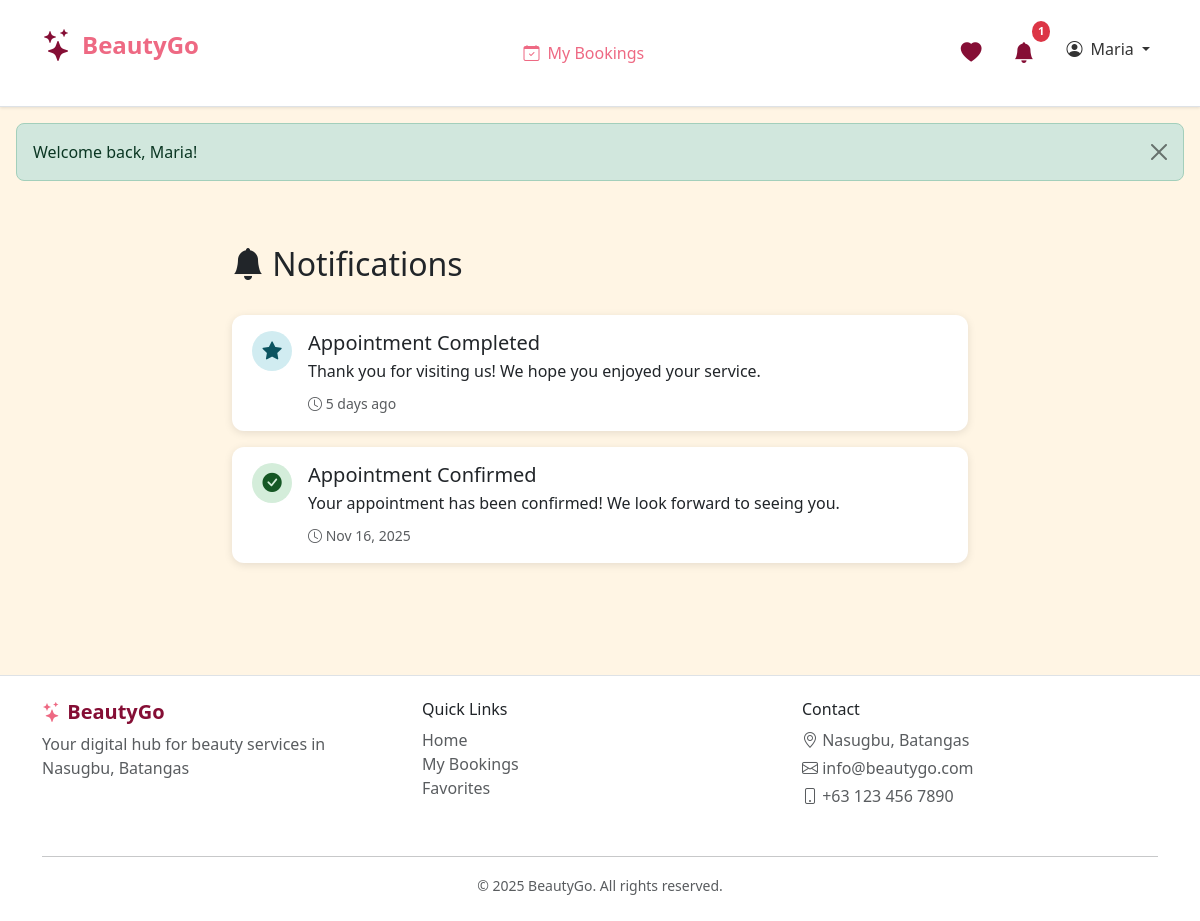
The page /notifications.php (signed in) on the database its author committed.
### tables this page shows
CREATE TABLE `customers` (
  `customer_id` int(11) NOT NULL,
  `fname` varchar(255) DEFAULT NULL,
  `mname` varchar(255) DEFAULT NULL,
  `surname` varchar(255) DEFAULT NULL,
  `cstmr_num` varchar(255) DEFAULT NULL,
  `cstmr_email` varchar(255) DEFAULT NULL,
  `cstmr_password` varchar(255) DEFAULT NULL,
  `cstmr_address` varchar(255) DEFAULT NULL,
  `registration_date` timestamp NOT NULL DEFAULT current_timestamp(),
  `profile_pic` longblob DEFAULT NULL
);

CREATE TABLE `notifications` (
  `notif_id` int(11) NOT NULL,
  `business_id` int(11) NOT NULL,
  `customer_id` int(11) NOT NULL,
  `notif_title` varchar(50) NOT NULL COMMENT 'new/successful/cancelled appointment or new reviews',
  `notif_text` text NOT NULL,
  `read_status` tinyint(1) DEFAULT 0 COMMENT '0 = unread, 1 = read',
  `notif_creation` timestamp NOT NULL DEFAULT current_timestamp()
);

### backend/function_utilities.php (called while the page is built, shortened)
<?php
function isLoggedIn(): bool {
    return isset($_SESSION['customer_id']) || isset($_SESSION['business_id']);
}
function isBusinessLoggedIn(): bool {
    return isset($_SESSION['business_id']);
}
function isCustomerLoggedIn(): bool {
    return isset($_SESSION['customer_id']);
}
function getCurrentCustomer() {
    if (!empty($_SESSION['customer_id'])) {
        return getCustomerById($_SESSION['customer_id']);
    }
    return null;
}
?>

### backend/function_customers.php (called while the page is built, shortened)
<?php
function getCustomerById($id) {
    $conn = getDbConnection();
    $stmt = $conn->prepare("SELECT * FROM customers WHERE customer_id = ?");
    $stmt->bind_param("i", $id);
    $stmt->execute();
    $result = $stmt->get_result();
    $data = $result->fetch_assoc();
    return $data;
}
?>

### backend/function_notifications.php (called while the page is built, shortened)
<?php
require_once __DIR__ . '/function_customers.php';
function getCustomerNotifications($customerId, $limit = null) {
    $conn = getDbConnection();
    $sql = "SELECT * FROM notifications
            WHERE customer_id = ?
            AND notif_title NOT LIKE '%New Booking%'
            AND notif_title NOT LIKE '%Cancelled by Customer%'
            ORDER BY notif_creation DESC";
    $stmt = $conn->prepare($sql);
    if ($limit) {
        $stmt->bind_param("ii", $customerId, $limit);
    } else {
        $stmt->bind_param("i", $customerId);
    }
    $stmt->execute();
    $result = $stmt->get_result();
    $data = $result->fetch_all(MYSQLI_ASSOC);
    return $data;
}
function countUnreadNotifications($customerId) {
    $conn = getDbConnection();
    $stmt = $conn->prepare("
        SELECT COUNT(*) as count
        FROM notifications
        WHERE customer_id = ?
        AND read_status = 0
        AND notif_title NOT LIKE '%New Booking%'
        AND notif_title NOT LIKE '%Cancelled by Customer%'
    ");
    $stmt->bind_param("i", $customerId);
    $stmt->execute();
    $result = $stmt->get_result();
    $row = $result->fetch_assoc();
    return $row['count'] ?? 0;
}
function timeAgo($datetime) {
    $timestamp = strtotime($datetime);
    $difference = time() - $timestamp;
    if ($difference < 60) {
        return 'Just now';
    } elseif ($difference < 3600) {
        $mins = floor($difference / 60);
        return $mins . ' minute' . ($mins > 1 ? 's' : '') . ' ago';
    } elseif ($difference < 86400) {
        $hours = floor($difference / 3600);
        return $hours . ' hour' . ($hours > 1 ? 's' : '') . ' ago';
    } elseif ($difference < 604800) {
        $days = floor($difference / 86400);
        return $days . ' day' . ($days > 1 ? 's' : '') . ' ago';
    } else {
        return date('M j, Y', $timestamp);
    }
}
?>

### notifications.php (the view, shortened to what this page needs)
<?php
require_once 'backend/function_utilities.php';
require_once 'backend/function_customers.php';
require_once 'backend/function_notifications.php';
$user = getCurrentCustomer();
$customerId = $user['customer_id'];
$notifications = getCustomerNotifications($customerId);
include 'includes/header.php';
?>
<main class="container my-5">
    <div class="row">
        <div class="col-lg-8 mx-auto">
            <div class="d-flex justify-content-between align-items-center mb-4">
                <h2><i class="bi bi-bell-fill"></i> Notifications</h2>
            </div>
            <?php if (empty($notifications)): ?>
                <div class="card text-center py-5">
                    <div class="card-body">
                        <i class="bi bi-inbox" style="font-size: 4rem; color: #ccc;"></i>
                        <h4 class="mt-3 text-muted">No notifications yet</h4>
                        <p class="text-muted">You'll see updates about your appointments here</p>
                    </div>
                </div>
            <?php else: ?>
                <?php foreach ($notifications as $notif): ?>
                    <div class="card notification-card mb-3">
                        <div class="card-body">
                            <div class="d-flex align-items-start">
                                <div class="notification-icon <?php echo strpos($notif['notif_title'], 'Confirmed') !== false ? 'confirmed' : (strpos($notif['notif_title'], 'Cancelled') !== false ? 'cancelled' : 'completed'); ?> flex-shrink-0 me-3">
                                    <i class="bi <?php
                                        if (strpos($notif['notif_title'], 'Confirmed') !== false) {
                                            echo 'bi-check-circle-fill';
                                        } elseif (strpos($notif['notif_title'], 'Cancelled') !== false) {
                                            echo 'bi-x-circle-fill';
                                        } else {
                                            echo 'bi-star-fill';
                                        }
                                    ?>"></i>
                                </div>
                                <div class="flex-grow-1">
                                    <h5 class="mb-1">
                                        <?php echo htmlspecialchars($notif['notif_title']); ?>
                                    </h5>
                                    <p class="mb-2"><?php echo htmlspecialchars($notif['notif_text']); ?></p>
                                    <small class="text-muted">
                                        <i class="bi bi-clock"></i> <?php echo timeAgo($notif['notif_creation']); ?>
                                    </small>
                                </div>
                            </div>
                        </div>
                    </div>
                <?php endforeach; ?>
            <?php endif; ?>
        </div>
    </div>
</main>
<?php include 'includes/footer.php'; ?>

### includes/header.php (shortened to what this page needs)
<!DOCTYPE html>
<html lang="en">
<head>
    <link href="https://cdn.jsdelivr.net/npm/bootstrap@5.3.0/dist/css/bootstrap.min.css" rel="stylesheet">
    <link rel="stylesheet" href="https://cdn.jsdelivr.net/npm/bootstrap-icons@1.10.0/font/bootstrap-icons.css">
    <link rel="stylesheet" href="css/styles.css?v=<?php echo time(); ?>">
</head>
<body>
    <nav class="navbar navbar-expand-lg navbar-light bg-white border-bottom sticky-top">
        <div class="container">
            <a class="navbar-brand brand-logo-new" href="index.php">
                <i class="bi bi-stars"></i> <span>BeautyGo</span>
            </a>
            <div class="collapse navbar-collapse" id="navbarNav">
                <ul class="navbar-nav mx-auto">
                    <?php if (isCustomerLoggedIn()): ?>
                        <li class="nav-item">
                            <a class="nav-link nav-link-new" href="my-bookings.php">
                                <i class="bi bi-calendar-check"></i> My Bookings
                            </a>
                        </li>
                    <?php endif; ?>
                </ul>
                <ul class="navbar-nav">
                    <?php if (isLoggedIn()): ?>
                        <?php
                        if (isBusinessLoggedIn()) {
                            $currentUser = getCurrentBusiness();
                            $displayName = $currentUser['business_name'] ?? 'Business';
                        } else {
                            $currentUser = getCurrentCustomer();
                            $displayName = $currentUser['fname'] ?? 'User';
                        }
                        ?>
                        <?php if (isCustomerLoggedIn()): ?>
                            <li class="nav-item me-3">
                                <a class="nav-link position-relative" href="favorites.php" title="My Favorites">
                                    <i class="bi bi-heart-fill favorites-heart"></i>
                                </a>
                            </li>
                        <?php endif; ?>
                        <?php if (isCustomerLoggedIn()): ?>
                            <?php
                            $notifications = function_exists('getCustomerNotifications') ? getCustomerNotifications($currentUser['customer_id']) : [];
                            $unreadCount = function_exists('countUnreadNotifications') ? countUnreadNotifications($currentUser['customer_id']) : 0;
                            ?>
                            <li class="nav-item dropdown me-3">
                                <a class="nav-link position-relative" href="#" id="notificationDropdown" role="button" data-bs-toggle="dropdown" aria-expanded="false">
                                    <i class="bi bi-bell-fill notification-bell"></i>
                                    <?php if ($unreadCount > 0): ?>
                                        <span class="notification-badge"><?php echo $unreadCount; ?></span>
                                    <?php endif; ?>
                                </a>
                            </li>
                        <?php endif; ?>
                        <?php if (isBusinessLoggedIn()): ?>
                            <li class="nav-item dropdown">
                                <a class="nav-link dropdown-toggle" href="#" id="businessDropdown" role="button" data-bs-toggle="dropdown" aria-expanded="false">
                                    <i class="bi bi-buildings"></i> <?php echo htmlspecialchars($displayName); ?>
                                </a>
                                <ul class="dropdown-menu dropdown-menu-end" aria-labelledby="businessDropdown">
                                    <li><a class="dropdown-item" href="business-dashboard.php"><i class="bi bi-speedometer2"></i> Dashboard</a></li>
                                    <li><a class="dropdown-item" href="business-profile.php"><i class="bi bi-person-circle"></i> Profile</a></li>
                                    <li><hr class="dropdown-divider"></li>
                                    <li>
                                        <form action="backend/auth.php" method="POST" class="d-inline">
                                            <input type="hidden" name="action" value="logout">
                                            <button type="submit" class="dropdown-item text-danger"><i class="bi bi-box-arrow-right"></i> Logout</button>
                                        </form>
                                    </li>
                                </ul>
                            </li>
                        <?php else: ?>
                            <li class="nav-item dropdown">
                                <a class="nav-link dropdown-toggle" href="#" id="userDropdown" role="button" data-bs-toggle="dropdown" aria-expanded="false">
                                    <i class="bi bi-person-circle"></i> <?php echo htmlspecialchars($displayName); ?>
                                </a>
                            </li>
                        <?php endif; ?>
                    <?php endif; ?>
                </ul>
            </div>
        </div>
    </nav>
    <?php if (isset($_SESSION['success'])): ?>
        <div class="alert alert-success alert-dismissible fade show m-3" role="alert">
            <?php echo $_SESSION['success']; unset($_SESSION['success']); ?>
            <button type="button" class="btn-close" data-bs-dismiss="alert"></button>
        </div>
    <?php endif; ?>

### css/styles.css (style rules this page uses)
:root { --color-burgundy: #850E35; --color-rose: #EE6983; --color-pink: #FFC4C4; --color-cream: #FFF5E4; }
body { background-color: var(--color-cream); min-height: 100vh; display: flex; flex-direction: column; }
main { flex: 1; }
.brand-logo-new { display: flex; align-items: center; gap: 0.5rem; font-size: 1.25rem; font-weight: 600; color: var(--color-rose); text-decoration: none; }
.brand-logo-new i { font-size: 1.5rem; }
.navbar { box-shadow: 0 1px 3px rgba(0, 0, 0, 0.1); padding: 1rem 0; }
.nav-link { color: #333; transition: color 0.3s; }
.nav-link-new { color: var(--color-rose); font-weight: 500; padding: 0.5rem 1rem; transition: color 0.3s; }
.nav-link-new i { margin-right: 0.25rem; }
.nav-link.dropdown-toggle { max-width: 200px; overflow: hidden; text-overflow: ellipsis; white-space: nowrap; }
.nav-link.dropdown-toggle i { flex-shrink: 0; margin-right: 0.25rem; }
.card { border: none; border-radius: 12px; box-shadow: 0 2px 8px rgba(0, 0, 0, 0.1); transition: transform 0.3s, box-shadow 0.3s; margin-bottom: 1.5rem; }
.brand-logo-new { display: inline-flex; align-items: center; gap: 0.5rem; font-size: 1.5rem; font-weight: 700; color: var(--color-rose); text-decoration: none; margin-bottom: 1rem; }
.brand-logo-new i { font-size: 2rem; color: var(--color-burgundy); }
.alert { border-radius: 8px; }

### includes/header.php (style rules this page uses)
.notification-bell { position: relative; font-size: 1.3rem; color: var(--color-burgundy); transition: all 0.3s ease; cursor: pointer; }
.favorites-heart { position: relative; font-size: 1.3rem; color: var(--color-burgundy); transition: all 0.3s ease; cursor: pointer; }
.notification-badge, .favorites-badge { position: absolute; top: -8px; right: -8px; background-color: #dc3545; color: white; border-radius: 50%; padding: 2px 6px; font-size: 0.7rem; font-weight: bold; min-width: 18px; text-align: center; animation: pulse 2s infinite; }
.notification-icon { width: 40px; height: 40px; border-radius: 50%; display: flex; align-items: center; justify-content: center; font-size: 1.2rem; }
.notification-icon.confirmed { background-color: #d4edda; color: #155724; }
.notification-icon.completed { background-color: #d1ecf1; color: #0c5460; }

### notifications.php (style rules this page uses)
.notification-card { transition: all 0.3s ease; border-left: 4px solid transparent; }

### rows shown on the page
customers: customer_id "1", fname "Maria"
notifications: notif_title "Appointment Completed", notif_text "Thank you for visiting us! We hope you enjoyed your service.", notif_creation "5 days ago"
notifications: notif_title "Appointment Confirmed", notif_text "Your appointment has been confirmed! We look forward to seeing you.", notif_creation "Nov 16, 2025"

### other values the page prints
$_SESSION['success'] "Welcome back, Maria!"
